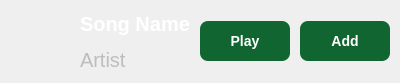
<?xml version="1.0" encoding="UTF-8"?>
<ui version="4.0">
 <class>SongItem</class>
 <widget class="QWidget" name="SongItem">
  <property name="geometry">
   <rect>
    <x>0</x>
    <y>0</y>
    <width>400</width>
    <height>83</height>
   </rect>
  </property>
  <property name="windowTitle">
   <string>Song Item</string>
  </property>
  <layout class="QHBoxLayout" name="horizontalLayout">
   <property name="spacing">
    <number>10</number>
   </property>
   <property name="leftMargin">
    <number>10</number>
   </property>
   <property name="topMargin">
    <number>10</number>
   </property>
   <property name="rightMargin">
    <number>10</number>
   </property>
   <property name="bottomMargin">
    <number>10</number>
   </property>
   <item>
    <widget class="QLabel" name="lbl_image">
     <property name="minimumSize">
      <size>
       <width>60</width>
       <height>60</height>
      </size>
     </property>
     <property name="maximumSize">
      <size>
       <width>60</width>
       <height>60</height>
      </size>
     </property>
     <property name="text">
      <string/>
     </property>
     <property name="scaledContents">
      <bool>true</bool>
     </property>
    </widget>
   </item>
   <item>
    <layout class="QVBoxLayout" name="verticalLayout">
     <item>
      <widget class="QLabel" name="lbl_name">
       <property name="styleSheet">
        <string notr="true">color:rgb(255,255,255);
background-color: transparent;
font-size: 20px;
font-weight: bold</string>
       </property>
       <property name="text">
        <string>Song Name</string>
       </property>
      </widget>
     </item>
     <item>
      <widget class="QLabel" name="lbl_artist">
       <property name="styleSheet">
        <string notr="true">color:rgb(189, 189, 189);
background-color: transparent;
font-size: 20px;</string>
       </property>
       <property name="text">
        <string>Artist</string>
       </property>
      </widget>
     </item>
    </layout>
   </item>
   <item>
    <widget class="QPushButton" name="btn_play">
     <property name="minimumSize">
      <size>
       <width>60</width>
       <height>40</height>
      </size>
     </property>
     <property name="styleSheet">
      <string notr="true">QPushButton {
    background-color: #116530;   /* xanh lá đậm giống Save Account */
    color: white;
    border: none;
    border-radius: 8px;
    padding: 8px 20px;
    font-size: 14px;
    font-weight: bold;
}

QPushButton:hover {
    background-color: #1DB954;   /* xanh Spotify sáng hơn khi hover */
}

QPushButton:pressed {
    background-color: #0b4520;   /* xanh lá tối hơn khi nhấn */
}</string>
     </property>
     <property name="text">
      <string>Play</string>
     </property>
    </widget>
   </item>
   <item>
    <widget class="QPushButton" name="btn_add">
     <property name="minimumSize">
      <size>
       <width>60</width>
       <height>40</height>
      </size>
     </property>
     <property name="styleSheet">
      <string notr="true">QPushButton {
    background-color: #116530;   /* xanh lá đậm giống Save Account */
    color: white;
    border: none;
    border-radius: 8px;
    padding: 8px 20px;
    font-size: 14px;
    font-weight: bold;
}

QPushButton:hover {
    background-color: #1DB954;   /* xanh Spotify sáng hơn khi hover */
}

QPushButton:pressed {
    background-color: #0b4520;   /* xanh lá tối hơn khi nhấn */
}</string>
     </property>
     <property name="text">
      <string>Add</string>
     </property>
    </widget>
   </item>
  </layout>
 </widget>
 <resources/>
 <connections/>
</ui>
